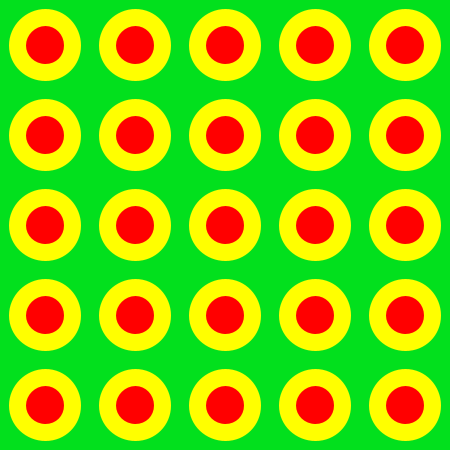
Frame 1 (no input)
Frame 60 (the mouse pressed at the canvas centre just before this capture): identical to frame 1, image omitted
Frame 120 (the mouse held since frame 60 and released just before this capture): identical to frame 1, image omitted

The Processing sketch that drew this single still picture (run headless with seeded random() and noise(); from frame 60 on, the mouse is pressed at the canvas centre):

// Processing sketch: processing_165298
// ── processing_165298.pde

void setup() {
  size(450, 450);
  smooth();
  stroke(255, 255, 0);
  strokeWeight(17);
  fill(255, 0, 0);
} 
 
void draw() {
  background(2,224,29);
  int dd=55;
  for (int i=0; i<5; i++) {
    for (int j=0; j<5; j++) {
      ellipse(90*i+45,90*j+45,dd,dd);
    }
  }
}
